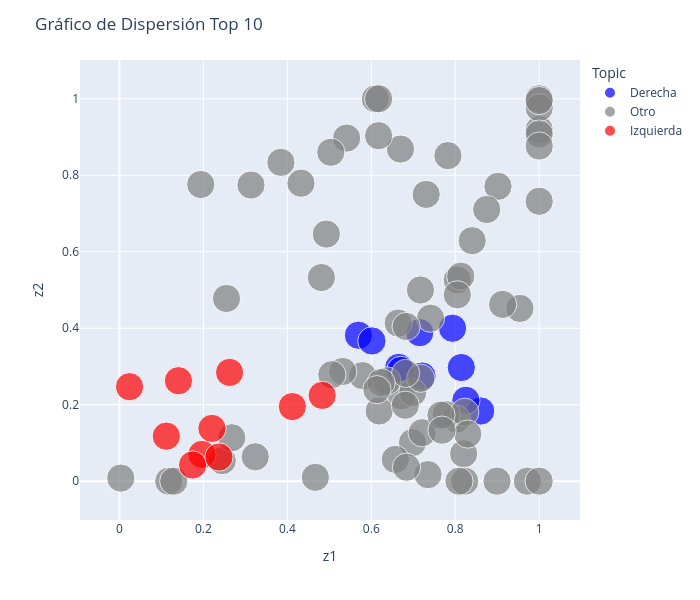

Write notebook code for a chart like this one.
### Code cell
# Define la lista de nombres que deben tener el símbolo de cuadrado (square)
derecha_list = list(ranking_coords.sort_values("ranking_derecha_sort", ascending=True)['short_name_x'][0:10])

# Define la lista de nombres que deben tener el símbolo de rombo (diamond)
izquierda_list =list(ranking_coords.sort_values("ranking_izquierda_sort", ascending=True)['short_name_x'][0:10])

# Crea un diccionario que mapee los nombres a 'square' (cuadrado) o 'diamond' (rombo)
symbols_dict = {name: 'square' for name in derecha_list}
symbols_dict.update({name: 'diamond' for name in izquierda_list})

# Asigna 'circle' a los nombres que no están en las listas 'izquierda' ni 'derecha'
coordsP['symbol'] = coordsP['short_name'].map(symbols_dict)

# Define el tamaño de los símbolos
symbol_size = [0.5 if symbol in ('square', 'diamond') else 0.5 for symbol in coordsP['symbol']]

# Define los colores de los puntos como una nueva columna "colors" en coordsP
coordsP['colors'] = ['blue' if symbol == 'square' else 'red' if symbol == 'diamond' else 'grey' for symbol in coordsP['symbol']]

#Se agrega información de ranking
coordsP['ranking'] = 'No ranking'

for index, row in coordsP.iterrows():
    short_name = row['short_name']
    
    if short_name in izquierda_list:
        coordsP.at[index, 'ranking'] = izquierda_list.index(short_name)
    elif short_name in derecha_list:
        coordsP.at[index, 'ranking'] = derecha_list.index(short_name)
        
coordsP = coordsP.sort_values(by='colors')
# Crea el gráfico de dispersión personalizado
fig = px.scatter(coordsP, x="z2", y="z1", color = 'colors',color_discrete_sequence=["blue","grey","red"], hover_data=["short_name",'ranking'], size=symbol_size)

# Personaliza la etiqueta de la leyenda
label =['Derecha','Otro','Izquierda']
for i,trace in enumerate(fig.data):
    trace.name = label[i]
    
# Personaliza el diseño del gráfico
fig.update_layout(
    title="Gráfico de Dispersión Top 10",
    xaxis_title="z1",
    yaxis_title="z2",
    legend_title="Topic"

)

# Ajustar el tamaño de la leyenda y ubicarla a la derecha
fig.update_layout(
    legend=dict(
        itemsizing='constant',  # Ajusta el tamaño de los elementos de la leyenda
        orientation="v",  # Cambia la orientación de la leyenda a vertical
        yanchor="top",  # Ancla la leyenda en la parte superior
        y=1,  # Ajusta la posición vertical de la leyenda
        xanchor="left",  # Ancla la leyenda a la izquierda
        x=1.02  # Ajusta la posición horizontal de la leyenda
    )
)
# Establec6r el tamaño del gráfico para que sea cuadrado sin considerar la leyenda
fig.update_layout(
    autosize=False,
    width=700,  # Ajusta según tus preferencias
    height=600  # Ajusta según tus preferencias
)
# Muestra el gráfico interactivo
fig.show()


offline.plot(fig, filename='results/figures/Propuestas_notebook_modificado_top10_preferencias.html')

### Figure 1 — Plotly figure (JSON) as saved in the notebook; plotly's stock layout.template omitted (floating-point values rounded to 4 significant figures; data arrays with more than 128 entries replaced by an {"elided": "..."} marker saying what was removed)
{"data": [{"customdata": [["Contribuciones", 0], ["Sueldo Altos Funcionarios", 8], ["IVA medicamentos", 6], ["Fonasa Farmacia", 7], ["Reducción Parlamento", 5], ["Educación Técnico Profesional", 9], ["Dieta Parlamentaria", 4], ["Narcotráfico", 2], ["Enfermedades Catastróficas", 1], ["Sistema Electoral", 3]], "hovertemplate": "colors=blue<br>z2=%{x}<br>z1=%{y}<br>size=%{marker.size}<br>short_name=%{customdata[0]}<br>ranking=%{customdata[1]}<extra></extra>", "legendgroup": "blue", "marker": {"color": "blue", "size": [0.5, 0.5, 0.5, 0.5, 0.5, 0.5, 0.5, 0.5, 0.5, 0.5], "sizemode": "area", "sizeref": 0.00125, "symbol": "circle"}, "mode": "markers", "name": "Derecha", "orientation": "v", "showlegend": true, "type": "scatter", "x": [0.6653, 0.5694, 0.6703, 0.8607, 0.7935, 0.8254, 0.6015, 0.8145, 0.7209, 0.7155], "xaxis": "x", "y": [0.2977, 0.3817, 0.2898, 0.1836, 0.4, 0.2115, 0.3668, 0.2972, 0.2751, 0.3884], "yaxis": "y"}, {"customdata": {"elided": "70x2 str values"}, "hovertemplate": "colors=grey<br>z2=%{x}<br>z1=%{y}<br>size=%{marker.size}<br>short_name=%{customdata[0]}<br>ranking=%{customdata[1]}<extra></extra>", "legendgroup": "grey", "marker": {"color": "grey", "size": [0.5, 0.5, 0.5, 0.5, 0.5, 0.5, 0.5, 0.5, 0.5, 0.5, 0.5, 0.5, 0.5, 0.5, 0.5, 0.5, 0.5, 0.5, 0.5, 0.5, 0.5, 0.5, 0.5, 0.5, 0.5, 0.5, 0.5, 0.5, 0.5, 0.5, 0.5, 0.5, 0.5, 0.5, 0.5, 0.5, 0.5, 0.5, 0.5, 0.5, 0.5, 0.5, 0.5, 0.5, 0.5, 0.5, 0.5, 0.5, 0.5, 0.5, 0.5, 0.5, 0.5, 0.5, 0.5, 0.5, 0.5, 0.5, 0.5, 0.5, 0.5, 0.5, 0.5, 0.5, 0.5, 0.5, 0.5, 0.5, 0.5, 0.5], "sizemode": "area", "sizeref": 0.00125, "symbol": "circle"}, "mode": "markers", "name": "Otro", "orientation": "v", "showlegend": true, "type": "scatter", "x": [0.9541, 0.6715, 0.3847, 0.8048, 1.0, 0.7308, 0.8201, 0.6696, 0.5413, 0.2551, 0.9719, 0.6189, 0.7351, 0.6981, 0.5792, 0.6372, 0.4929, 0.7826, 0.8131, 0.1176, 0.6987, 0.1938, 0.532, 0.8404, 1.0, 0.9018, 0.8995, 0.7178, 0.7212, 0.4668, 0.5036, 0.6098, 0.7411, 0.681, 0.875, 0.6572, 0.6818, 0.3235, 0.4811, 0.7171, 0.6174, 0.5061, 0.6235, 0.6641, 0.003308, 0.1295, 0.8028, 0.7783, 0.8226, 1.0, 0.805, 1, 0.8299, 0.9129, 0.6831, 0.6134, 0.2449, 0.766, 0.3135, 0.7684, 0.4325, 1.0, 1.0, 0.8225, 0.8089, 0.6175, 0.6839, 0.2677, 0.9999, 1], "xaxis": "x", "y": [0.4519, 0.2233, 0.8338, 0.5265, 0.9194, 0.75, 0.07174, 0.8686, 0.8972, 0.4778, 5.622e-08, 0.1837, 0.01713, 0.1008, 0.276, 0.2623, 0.6462, 0.8515, 0.5363, 3.151e-09, 0.232, 0.7759, 0.2869, 0.6289, 1, 0.7712, 9.752e-05, 0.2692, 0.1267, 0.01004, 0.8602, 1, 0.4263, 0.1987, 0.7106, 0.057, 0.2819, 0.06385, 0.5326, 0.5, 0.9035, 0.2785, 0.2578, 0.4135, 0.00814, 2.409e-08, 0.1625, 0.1741, 0.1802, 0.9765, 0.4874, 0.9077, 0.1232, 0.4623, 0.4046, 0.2394, 0.05375, 0.1728, 0.7746, 0.1335, 0.7793, 3.756e-05, 0.8764, 1.402e-08, 1.784e-08, 1, 0.03664, 0.1136, 0.9954, 0.732], "yaxis": "y"}, {"customdata": [["Derechos Humanos", 3], ["Asamblea Constituyente", 1], ["Agua", 2], ["Cárcel Impuestos", 9], ["Plebiscitos Nacionales", 7], ["Pueblos Originarios", 8], ["Litio Estatal", 5], ["Progresividad de Impuestos", 4], ["40 Horas", 6], ["Nueva Constitución", 0]], "hovertemplate": "colors=red<br>z2=%{x}<br>z1=%{y}<br>size=%{marker.size}<br>short_name=%{customdata[0]}<br>ranking=%{customdata[1]}<extra></extra>", "legendgroup": "red", "marker": {"color": "red", "size": [0.5, 0.5, 0.5, 0.5, 0.5, 0.5, 0.5, 0.5, 0.5, 0.5], "sizemode": "area", "sizeref": 0.00125, "symbol": "circle"}, "mode": "markers", "name": "Izquierda", "orientation": "v", "showlegend": true, "type": "scatter", "x": [0.1117, 0.02416, 0.2624, 0.483, 0.1965, 0.1743, 0.2204, 0.412, 0.2371, 0.1406], "xaxis": "x", "y": [0.1178, 0.2471, 0.2845, 0.2244, 0.06991, 0.04233, 0.1381, 0.1951, 0.0632, 0.2628], "yaxis": "y"}], "layout": {"autosize": false, "height": 600, "legend": {"itemsizing": "constant", "orientation": "v", "title": {"text": "Topic"}, "tracegroupgap": 0, "x": 1.02, "xanchor": "left", "y": 1, "yanchor": "top"}, "margin": {"t": 60}, "title": {"text": "Gráfico de Dispersión Top 10"}, "width": 700, "xaxis": {"anchor": "y", "domain": [0, 1], "title": {"text": "z1"}}, "yaxis": {"anchor": "x", "domain": [0, 1], "title": {"text": "z2"}}}}
